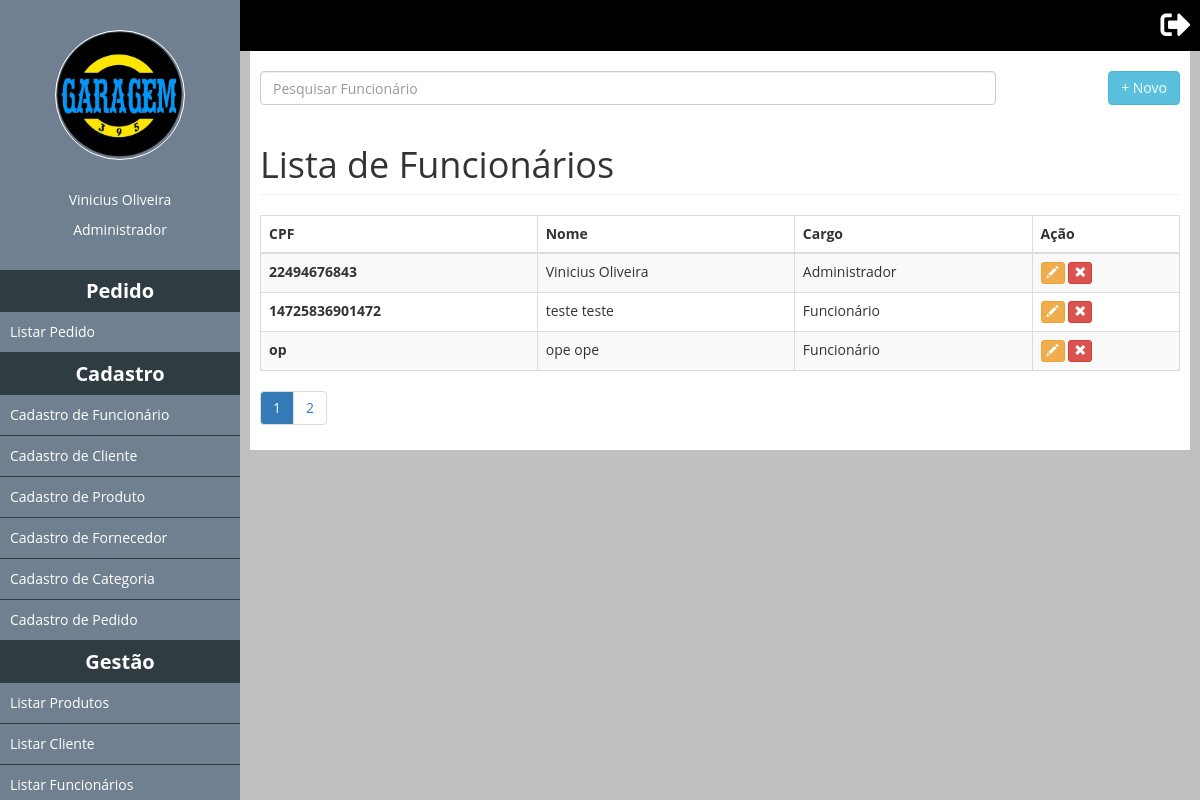
The app's page /ListaFuncionarios (signed in), older data.
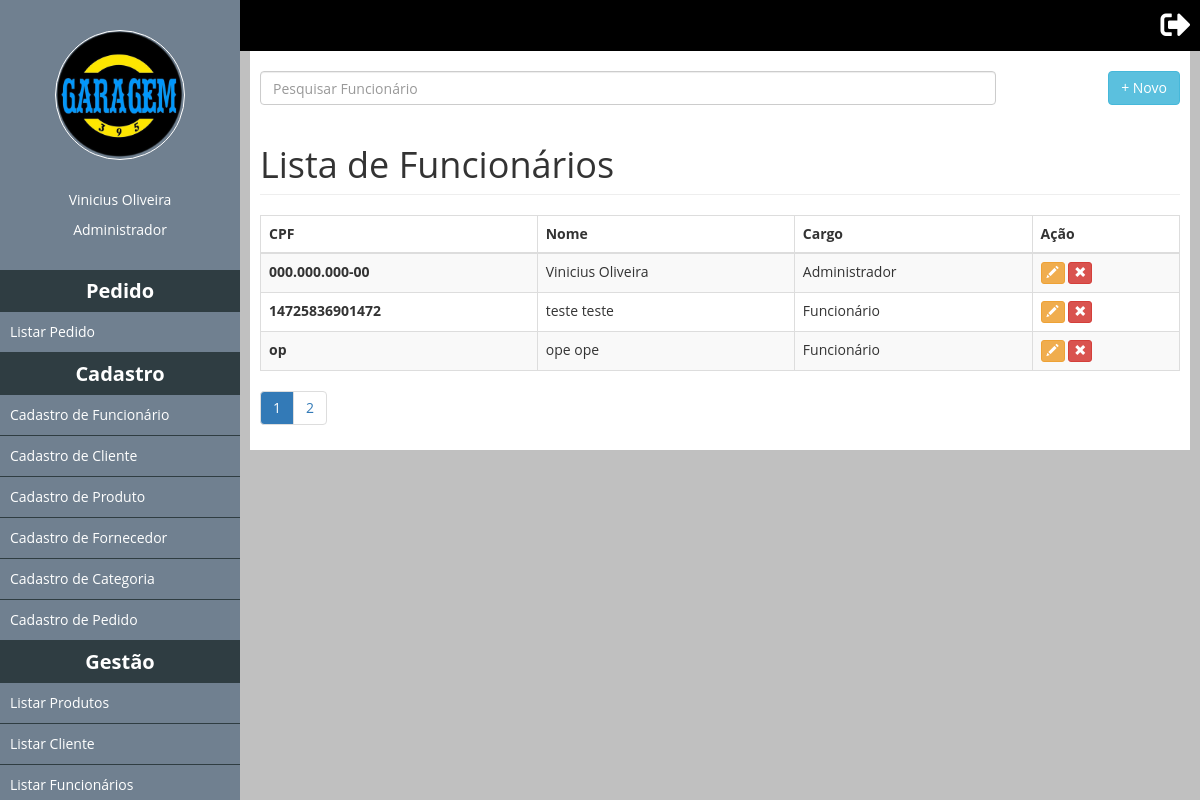
The same page, newer data.
### tables this page shows
CREATE TABLE IF NOT EXISTS `tb_funcionario` (
  `idfuncionario` int(11) NOT NULL AUTO_INCREMENT,
  `cpf` char(14) NOT NULL,
  `nome` varchar(255) NOT NULL,
  `id_cargo` int(11) NOT NULL,
  `sobrenome` varchar(250) NOT NULL,
  `email` varchar(255) NOT NULL,
  `senha` varchar(100) NOT NULL,
  `status` tinyint(1) NOT NULL,
  PRIMARY KEY (`idfuncionario`)
);

CREATE TABLE IF NOT EXISTS `tb_cargo` (
  `idcargo` int(11) NOT NULL AUTO_INCREMENT,
  `cargo` varchar(50) NOT NULL,
  PRIMARY KEY (`idcargo`)
);

### classes/Mysql.php (called while the page is built)
<?php
	class Mysql
	{
		private static $pdo;
		public static function conectar(){
			if(self::$pdo == null){
				try{
					self::$pdo = new PDO('mysql:host='.HOST.';dbname='.DATABASE,USER,PASSWORD,array(PDO::MYSQL_ATTR_INIT_COMMAND => 'SET NAMES utf8'));
					self::$pdo->setAttribute(PDO::ATTR_ERRMODE,PDO::ERRMODE_EXCEPTION);
				}catch(Exception $e){
					echo '<h2>Erro ao conectar.</h2>';
				}
			}
			return self::$pdo;
		}
	}
?>

### pages/ListaFuncionarios.php (the view, shortened to what this page needs)
<input id="pesquisaSlide" class="form-control left" placeholder="Pesquisar Funcionário" />
<a href="<?php echo INCLUDE_PATH;?>CadastroFuncionario"><button type="button" class="btn btn-info right">+ Novo</button></a>
<h1 class="page-header">Lista de Funcionários</h1>
			<div class="table-responsive">
				<table class="table table-striped table-bordered table-hover" id="list-thumbs">
			      	<thead>
				        <tr>
				          	<th>CPF</th>
				          	<th>Nome</th>
				          	<th>Cargo</th>
				          	<th>Ação</th>
				        </tr>
			      	</thead>
			  		<tbody>
			  			<?php
			  				$funcionarios = MySql::conectar()->prepare("
								SELECT *
								FROM tb_funcionario F
								INNER JOIN tb_cargo C
								ON F.id_cargo = C.idcargo
								WHERE F.status != 0
			  				");
			  				$funcionarios->execute();
			  				$funcionarios = $funcionarios->fetchAll();
			  				foreach ($funcionarios as $key => $value):
			  			?>
			    		<tr>
				          	<th><?php echo $value['cpf'];?></th>
				          	<td><?php echo $value['nome'].' '.$value['sobrenome'];?></td>
				          	<td><?php echo $value['cargo'];?></td>
				          	<td>
				          		<form method="post" style="display: inline-block;">
						            <button class="btn btn-warning btn-xs" title="Alterar" data-toggle="modal" data-target="#myModal" type="submit">
					              		<span class="glyphicon glyphicon-pencil" aria-hidden="true"></span>
						            </button>
						        </form>
						        <form method="post" style="display: inline-block;">
						            <button class="btn btn-danger btn-xs" title="Remover" type="submit" data-toggle="modal" data-target="#myModal" type="submit">
						              	<span class="glyphicon glyphicon-remove" aria-hidden="true"></span>
						            </button>
					            </form>
			      			</td>
			    		</tr>
			    		<?php endforeach;?>
			  		</tbody>
				</table>
			</div>
			<div id="paginacao" class="w100">
				<ul class="pagination"></ul>
			</div>
    	</div>
	</div>
</div>

Row changes from the older to the newer data that the page shows:
changed tb_funcionario "Vinicius": cpf "22494676843" → "000.000.000-00"
